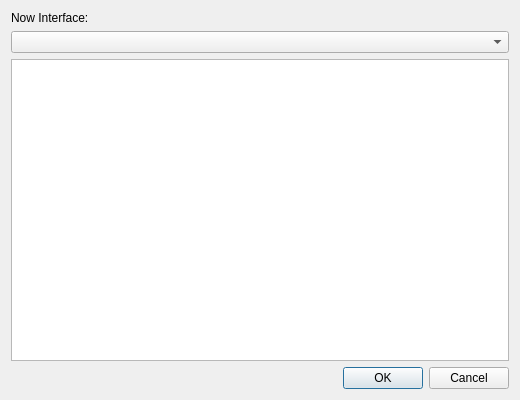
<?xml version="1.0" encoding="UTF-8"?>
<ui version="4.0">
 <class>SelectInterface</class>
 <widget class="QDialog" name="SelectInterface">
  <property name="geometry">
   <rect>
    <x>0</x>
    <y>0</y>
    <width>520</width>
    <height>400</height>
   </rect>
  </property>
  <property name="minimumSize">
   <size>
    <width>520</width>
    <height>400</height>
   </size>
  </property>
  <property name="baseSize">
   <size>
    <width>520</width>
    <height>400</height>
   </size>
  </property>
  <property name="windowTitle">
   <string>Dialog</string>
  </property>
  <layout class="QVBoxLayout" name="verticalLayout">
   <item>
    <widget class="QLabel" name="NowInterface">
     <property name="text">
      <string>Now Interface:</string>
     </property>
    </widget>
   </item>
   <item>
    <widget class="QComboBox" name="comboBox"/>
   </item>
   <item>
    <widget class="QTableView" name="tableView"/>
   </item>
   <item>
    <widget class="QDialogButtonBox" name="buttonBox">
     <property name="standardButtons">
      <set>QDialogButtonBox::Cancel|QDialogButtonBox::Ok</set>
     </property>
     <property name="centerButtons">
      <bool>false</bool>
     </property>
    </widget>
   </item>
  </layout>
  <zorder>buttonBox</zorder>
  <zorder>NowInterface</zorder>
  <zorder>comboBox</zorder>
  <zorder>tableView</zorder>
 </widget>
 <resources/>
 <connections/>
</ui>
